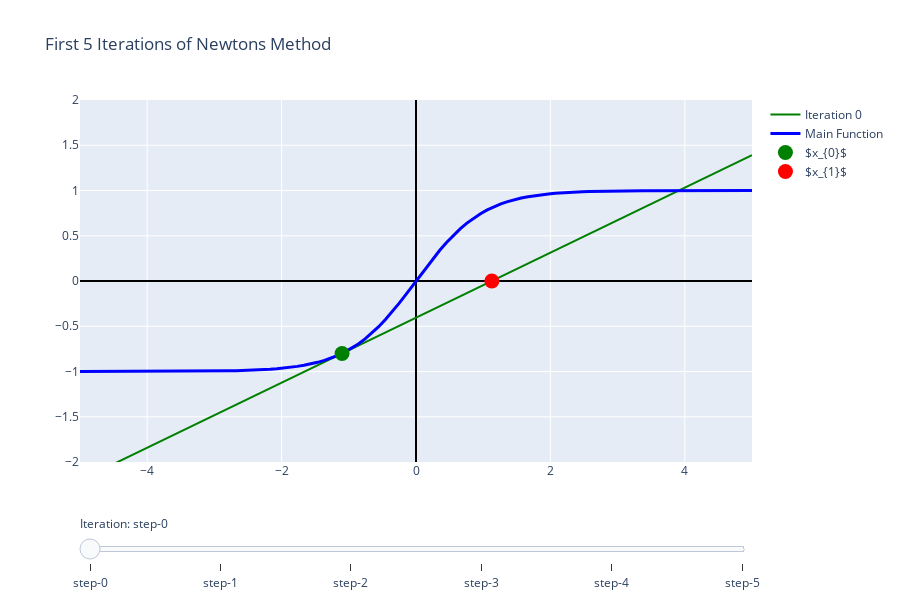

Notebook cell for this chart:
### Code cell
def tanh(x):
    return np.tanh(x)

def cubic(x):
    return (x**3 - 2*x + 3) 

tanh_p = ag.grad(tanh)
cubic_p = ag.grad(cubic)



# Both of the functions above exhibit interesting behavior. If you begin at x = 1, then the Cubic function enters
# a cycle alternating between x = 0 and x = 1. Meanwhile, we can see that for the hyper bolic tangent,  
visualize_Newton(-1.1, 5, tanh, tanh_p, xlim = [-5,5], ylim = [-2, 2])
